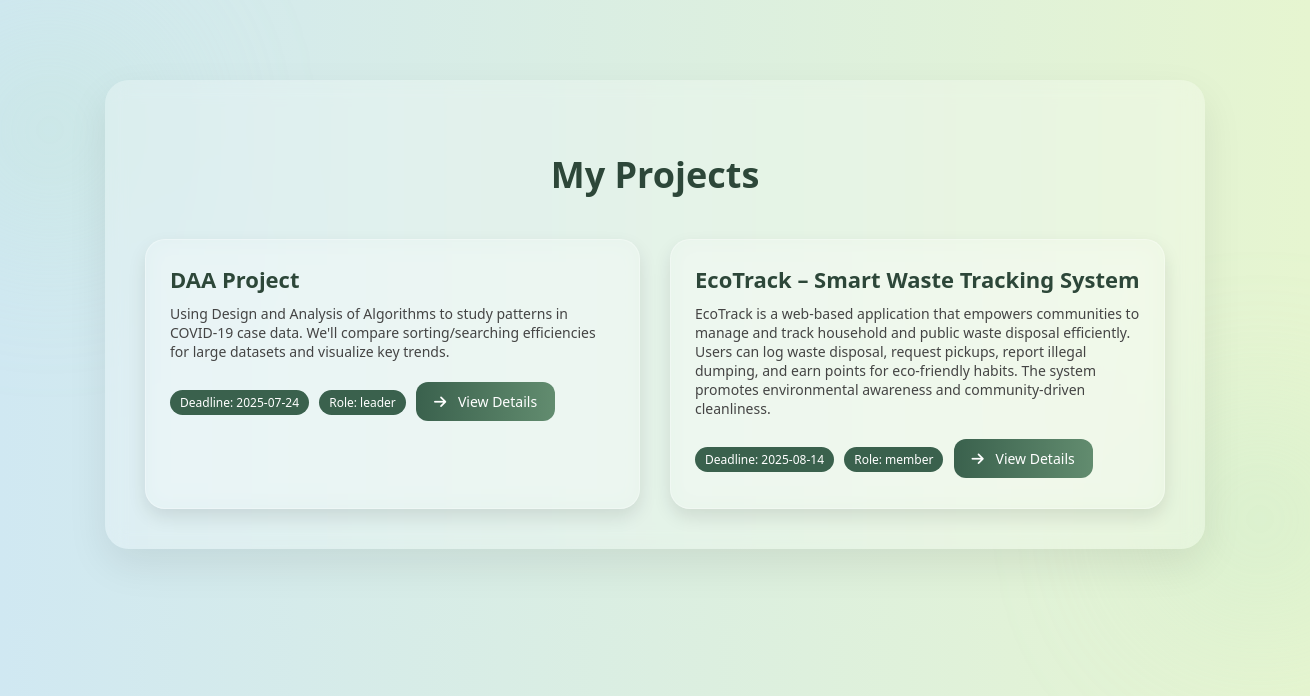
Page /my-projects (signed in) on the committed database.
### tables this page shows
CREATE TABLE project_members (
    id INTEGER PRIMARY KEY AUTOINCREMENT,
    project_id INTEGER,
    user_id INTEGER,
    role TEXT CHECK(role IN ('leader', 'member')) DEFAULT 'member',
    FOREIGN KEY (project_id) REFERENCES projects(id),
    FOREIGN KEY (user_id) REFERENCES users(id)
);

CREATE TABLE projects (
    id INTEGER PRIMARY KEY AUTOINCREMENT,
    title TEXT NOT NULL,
    description TEXT,
    deadline DATE,
    created_by INTEGER,
    created_at TIMESTAMP DEFAULT CURRENT_TIMESTAMP, join_code TEXT,
    FOREIGN KEY (created_by) REFERENCES users(id)
);

### app.py (the view)
@app.route('/my-projects')
def my_projects():
    if 'user_id' not in session:
        return redirect('/login')
    user_id = session['user_id']
    conn = get_db_connection()
    cursor = conn.cursor()
    cursor.execute("""
        SELECT p.id, p.title, p.description, p.deadline, pm.role
        FROM project_members pm
        JOIN projects p ON pm.project_id = p.id
        WHERE pm.user_id = ?
    """, (user_id,))
    projects = cursor.fetchall()
    conn.close()
    return render_template('my_projects.html', projects=projects)

### app.py (called while the page is built)
def get_db_connection():
    conn = sqlite3.connect('data.db')
    conn.row_factory = sqlite3.Row
    return conn

### templates/my_projects.html (shortened to what this page needs)
<!DOCTYPE html>
<html lang="en">
<head>
  <link rel="stylesheet" href="https://cdnjs.cloudflare.com/ajax/libs/font-awesome/6.5.0/css/all.min.css">
</head>
<body>
  <div class="blob top-left"></div>
  <div class="blob bottom-right"></div>
  <div class="container">
    <h2>My Projects</h2>
    {% if projects %}
      <div class="project-grid">
        {% for project in projects %}
          <div class="project-card">
            <h3>{{ project['title'] }}</h3>
            <p>{{ project['description'] }}</p>
            <div class="badge">Deadline: {{ project['deadline'] }}</div>
            <div class="badge">Role: {{ project['role'] }}</div>
            <a href="/project/{{ project['id'] }}" class="btn">
              <i class="fas fa-arrow-right"></i> View Details
            </a>
          </div>
        {% endfor %}
      </div>
    {% else %}
      <p class="no-projects">You are not part of any projects yet.</p>
    {% endif %}
  </div>
</body>
</html>

### templates/my_projects.html (style rules this page uses)
* { box-sizing: border-box; }
body { margin: 0; padding: 0; font-family: 'Segoe UI', sans-serif; background: linear-gradient(to right, #d0e8f2, #e6f5d0); color: #2d4739; overflow-x: hidden; position: relative; }
.container { max-width: 1100px; margin: 80px auto; padding: 40px; border-radius: 24px; background: rgba(255, 255, 255, 0.25); box-shadow: 0 16px 40px rgba(0, 0, 0, 0.08); backdrop-filter: blur(10px); position: relative; z-index: 1; }
h2 { text-align: center; font-size: 36px; margin-bottom: 40px; color: #2d4739; font-weight: 700; }
.project-grid { display: grid; grid-template-columns: repeat(auto-fit, minmax(280px, 1fr)); gap: 30px; }
.project-card { background: rgba(255, 255, 255, 0.1); border: 1px solid rgba(255, 255, 255, 0.3); backdrop-filter: blur(12px); border-radius: 20px; padding: 24px; transition: 0.4s ease; box-shadow: 0 8px 18px rgba(0, 0, 0, 0.1); position: relative; }
.project-card h3 { font-size: 22px; margin: 0 0 10px; color: #2d4739; }
.project-card p { font-size: 14px; margin: 6px 0; color: #444; }
.badge { display: inline-block; background: #3a614d; color: white; font-size: 12px; padding: 4px 10px; border-radius: 20px; margin: 5px 6px 12px 0; }
.btn { margin-top: 15px; display: inline-block; text-decoration: none; background: linear-gradient(to right, #3a614d, #628c6f); color: white; padding: 10px 18px; border-radius: 12px; font-size: 14px; font-weight: 500; transition: background 0.3s ease; }
.btn i { margin-right: 8px; }
.blob { position: absolute; width: 300px; height: 300px; background: radial-gradient(#bae4c6, transparent 70%); border-radius: 50%; filter: blur(80px); z-index: 0; opacity: 0.5; }
.blob.top-left { top: -100px; left: -100px; }
.blob.bottom-right { bottom: -120px; right: -100px; }

### rows in the picture
project_members: title "DAA Project", description "Using Design and Analysis of Algorithms to study patterns in COVID-19 case data. We'll compare sorting/searching efficiencies for large datasets and visualize key trends.", deadline "2025-07-24", role "leader"
project_members: title "EcoTrack – Smart Waste Tracking System", description "EcoTrack is a web-based application that empowers communities to manage and track household and public waste disposal efficiently. Users can log waste disposal, request pickups, report illegal dumping, and earn points for eco-friendly habits. The system promotes environmental awareness and community-driven cleanliness.", deadline "2025-08-14", role "member"
